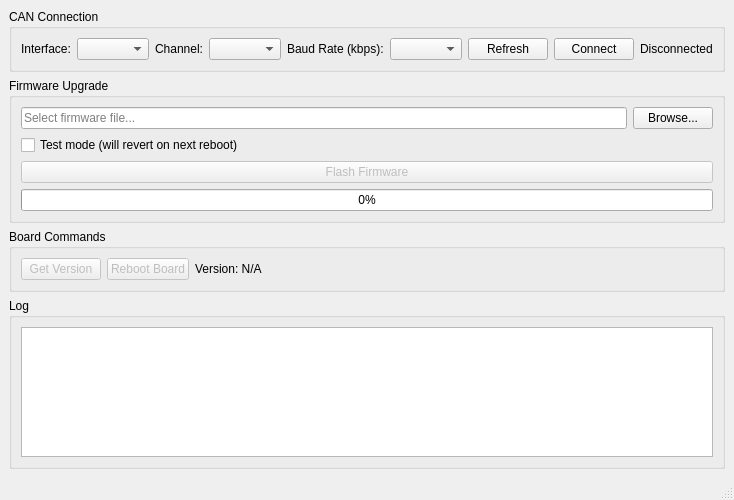
<?xml version="1.0" encoding="UTF-8"?>
<ui version="4.0">
 <class>MainWindow</class>
 <widget class="QMainWindow" name="MainWindow">
  <property name="geometry">
   <rect>
    <x>0</x>
    <y>0</y>
    <width>600</width>
    <height>500</height>
   </rect>
  </property>
  <property name="windowTitle">
   <string>CAN Firmware Upgrade Tool</string>
  </property>
  <property name="windowIcon">
   <iconset resource="../resources/resources.qrc">:/icons/icon.png</iconset>
  </property>
  <widget class="QWidget" name="centralwidget">
   <layout class="QVBoxLayout" name="verticalLayout">
    <item>
     <widget class="QGroupBox" name="groupBoxConnection">
      <property name="title">
       <string>CAN Connection</string>
      </property>
      <layout class="QHBoxLayout" name="horizontalLayout">
       <item>
        <widget class="QLabel" name="labelInterface">
         <property name="text">
          <string>Interface:</string>
         </property>
        </widget>
       </item>
       <item>
        <widget class="QComboBox" name="comboBoxInterface"/>
       </item>
       <item>
        <widget class="QLabel" name="labelChannel">
         <property name="text">
          <string>Channel:</string>
         </property>
        </widget>
       </item>
       <item>
        <widget class="QComboBox" name="comboBoxChannel"/>
       </item>
       <item>
        <widget class="QLabel" name="labelBaudRate">
         <property name="text">
          <string>Baud Rate (kbps):</string>
         </property>
        </widget>
       </item>
       <item>
        <widget class="QComboBox" name="comboBoxBaudRate"/>
       </item>
       <item>
        <widget class="QPushButton" name="buttonRefresh">
         <property name="text">
          <string>Refresh</string>
         </property>
        </widget>
       </item>
       <item>
        <widget class="QPushButton" name="buttonConnect">
         <property name="text">
          <string>Connect</string>
         </property>
        </widget>
       </item>
       <item>
        <widget class="QLabel" name="labelConnectionStatus">
         <property name="text">
          <string>Disconnected</string>
         </property>
        </widget>
       </item>
      </layout>
     </widget>
    </item>
    <item>
     <widget class="QGroupBox" name="groupBoxFirmware">
      <property name="title">
       <string>Firmware Upgrade</string>
      </property>
      <layout class="QVBoxLayout" name="verticalLayout_2">
       <item>
        <layout class="QHBoxLayout" name="horizontalLayout_2">
         <item>
          <widget class="QLineEdit" name="lineEditFirmwareFile">
           <property name="placeholderText">
            <string>Select firmware file...</string>
           </property>
          </widget>
         </item>
         <item>
          <widget class="QPushButton" name="buttonBrowse">
           <property name="text">
            <string>Browse...</string>
           </property>
          </widget>
         </item>
        </layout>
       </item>
       <item>
        <widget class="QCheckBox" name="checkBoxTestMode">
         <property name="text">
          <string>Test mode (will revert on next reboot)</string>
         </property>
        </widget>
       </item>
       <item>
        <widget class="QPushButton" name="buttonFlash">
         <property name="text">
          <string>Flash Firmware</string>
         </property>
         <property name="enabled">
          <bool>false</bool>
         </property>
        </widget>
       </item>
       <item>
        <widget class="QProgressBar" name="progressBar">
         <property name="value">
          <number>0</number>
         </property>
        </widget>
       </item>
      </layout>
     </widget>
    </item>
    <item>
     <widget class="QGroupBox" name="groupBoxBoard">
      <property name="title">
       <string>Board Commands</string>
      </property>
      <layout class="QHBoxLayout" name="horizontalLayout_3">
       <item>
        <widget class="QPushButton" name="buttonGetVersion">
         <property name="text">
          <string>Get Version</string>
         </property>
         <property name="enabled">
          <bool>false</bool>
         </property>
        </widget>
       </item>
       <item>
        <widget class="QPushButton" name="buttonReboot">
         <property name="text">
          <string>Reboot Board</string>
         </property>
         <property name="enabled">
          <bool>false</bool>
         </property>
        </widget>
       </item>
       <item>
        <widget class="QLabel" name="labelVersion">
         <property name="text">
          <string>Version: N/A</string>
         </property>
        </widget>
       </item>
       <item>
        <spacer name="horizontalSpacer">
         <property name="orientation">
          <enum>Qt::Horizontal</enum>
         </property>
         <property name="sizeHint" stdset="0">
          <size>
           <width>40</width>
           <height>20</height>
          </size>
         </property>
        </spacer>
       </item>
      </layout>
     </widget>
    </item>
    <item>
     <widget class="QGroupBox" name="groupBoxLog">
      <property name="title">
       <string>Log</string>
      </property>
      <layout class="QVBoxLayout" name="verticalLayout_3">
       <item>
        <widget class="QTextEdit" name="textEditLog">
         <property name="readOnly">
          <bool>true</bool>
         </property>
         <property name="html">
          <string notr="true"/>
         </property>
        </widget>
       </item>
      </layout>
     </widget>
    </item>
   </layout>
  </widget>
  <widget class="QStatusBar" name="statusbar"/>
 </widget>
 <resources/>
 <connections/>
</ui>
